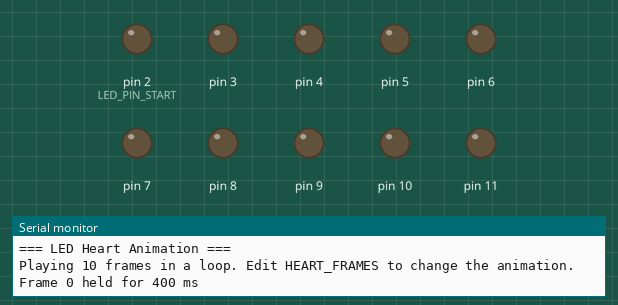
Simulated run of this sketch. Board: Arduino Uno, built with avr-gcc and run on an emulated ATmega328P. Parts: output pins drawn as LEDs (lit = HIGH), the last lines printed to the serial monitor.

Above: at 0.2 s.
At 0.64 s:
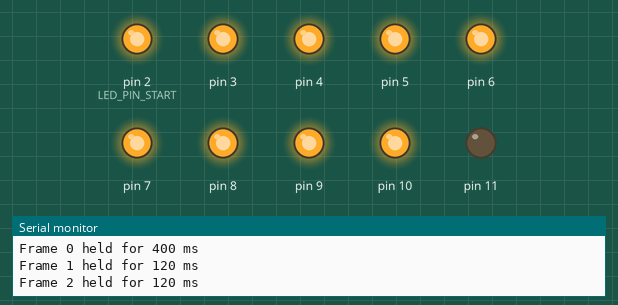
At 2.9 s:
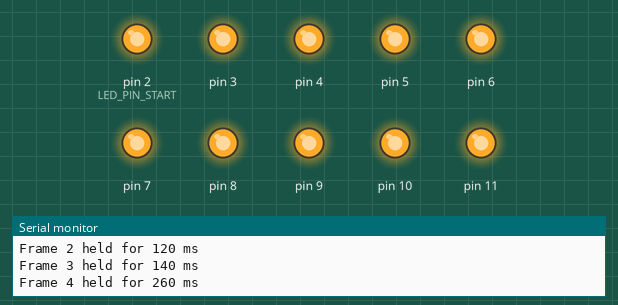
At 4.51 s:
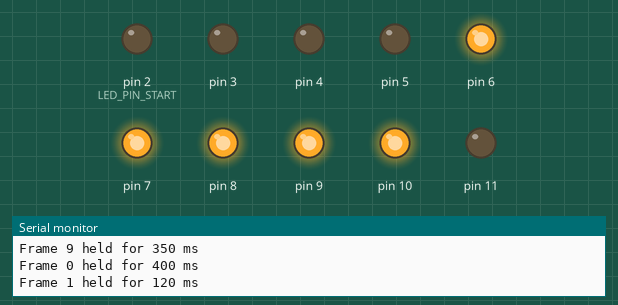
Timing chart, 0 to 4.8 s (numbered marks = the images above):
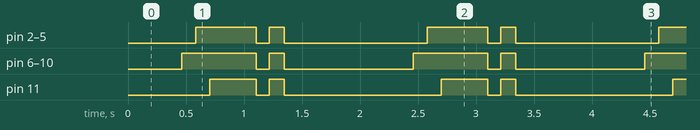

Measured:
- by itself, pin 2 (LED_PIN_START), pin 3–5: repeats every 2.0 s: LOW 0.11 s, HIGH 0.13 s, LOW 1.2 s, HIGH 0.52 s
- by itself, pin 6–10: repeats every 2.0 s: LOW 0.11 s, HIGH 0.13 s, LOW 1.1 s, HIGH 0.64 s
- by itself, pin 11: repeats every 2.0 s: LOW 0.11 s, HIGH 0.13 s, LOW 1.4 s, HIGH 0.40 s

The sketch:

LED-Heart-Animation.ino
```cpp
// 019 - LED Heart Animation
// Board: Arduino Uno
// Wiring: 10 LEDs on pins 2-11, each through a 220 ohm resistor to GND.
//
// Physical layout - a heart shape:
//
//    pin2   pin3    -    pin4   pin5      <- top row (two lobes with a dip)
//    pin6   pin7   pin8  pin9   pin10     <- middle row
//     -      -    pin11    -      -       <- bottom tip
//
// The animation is stored as an array of frames. Every frame is one row of
// 10 numbers (1 = LED on, 0 = LED off) listed in pin order, pin 2 first.

const int LED_PIN_START = 2;   // First LED of the heart
const int LED_COUNT = 10;      // LEDs on pins 2,3,4,5,6,7,8,9,10,11

// ---------------- HOW TO EDIT THE ANIMATION ----------------
// Change the 0s and 1s below to design your own frames (always 10 values per
// frame) and change the matching value in FRAME_HOLD_MS to set how long that
// frame stays lit. A 1 lights an LED, a 0 switches it off.
const byte HEART_FRAMES[][LED_COUNT] = {
  // pin:   2  3  4  5  6  7  8  9 10 11
  {0, 0, 0, 0, 0, 0, 0, 0, 0, 0},  // frame 0: heart at rest, all LEDs off
  {0, 0, 0, 0, 1, 1, 1, 1, 1, 0},  // frame 1: middle row fills in
  {1, 1, 1, 1, 1, 1, 1, 1, 1, 0},  // frame 2: top lobes light up too
  {1, 1, 1, 1, 1, 1, 1, 1, 1, 1},  // frame 3: the whole heart is lit
  {1, 1, 1, 1, 1, 1, 1, 1, 1, 1},  // frame 4: hold the full heart (the "beat")
  {0, 0, 0, 0, 0, 0, 0, 0, 0, 0},  // frame 5: first beat ends
  {1, 1, 1, 1, 1, 1, 1, 1, 1, 1},  // frame 6: quick second beat (lub-dub)
  {0, 0, 0, 0, 0, 0, 0, 0, 0, 0},  // frame 7: second beat ends
  {0, 0, 0, 0, 0, 0, 0, 0, 0, 0},  // frame 8: rest before the next beat
  {0, 0, 0, 0, 0, 0, 0, 0, 0, 0}   // frame 9: rest
};

// How long each frame is shown, in milliseconds (same order as HEART_FRAMES)
const unsigned int FRAME_HOLD_MS[] = {
  400, 120, 120, 140, 260, 110, 130, 110, 250, 350
};

// The number of frames is worked out from the array itself,
// so frames can be added or removed without changing this line.
const int FRAME_COUNT = sizeof(HEART_FRAMES) / sizeof(HEART_FRAMES[0]);

// Switches every LED to match one frame of the animation
void showFrame(const byte frame[]) {
  for (int i = 0; i < LED_COUNT; i++) {
    digitalWrite(LED_PIN_START + i, frame[i] == 1 ? HIGH : LOW);
  }
}

void setup() {
  for (int i = 0; i < LED_COUNT; i++) {
    pinMode(LED_PIN_START + i, OUTPUT);
    digitalWrite(LED_PIN_START + i, LOW);
  }

  Serial.begin(9600);
  Serial.println("=== LED Heart Animation ===");
  Serial.print("Playing ");
  Serial.print(FRAME_COUNT);
  Serial.println(" frames in a loop. Edit HEART_FRAMES to change the animation.");
}

void loop() {
  for (int f = 0; f < FRAME_COUNT; f++) {
    showFrame(HEART_FRAMES[f]);

    Serial.print("Frame ");
    Serial.print(f);
    Serial.print(" held for ");
    Serial.print(FRAME_HOLD_MS[f]);
    Serial.println(" ms");

    delay(FRAME_HOLD_MS[f]);  // Keep the frame on screen for its hold time
  }
}
```
